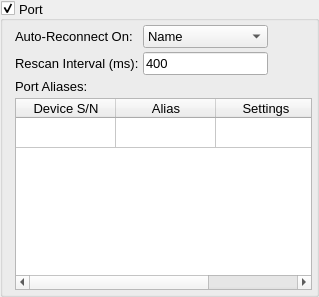
             <widget class="CollapsingGroupBox" name="groupBox_settings_port">
              <property name="sizePolicy">
               <sizepolicy hsizetype="Preferred" vsizetype="Maximum">
                <horstretch>0</horstretch>
                <verstretch>0</verstretch>
               </sizepolicy>
              </property>
              <property name="font">
               <font>
                <pointsize>10</pointsize>
               </font>
              </property>
              <property name="title">
               <string>Port</string>
              </property>
              <property name="alignment">
               <set>Qt::AlignLeading|Qt::AlignLeft|Qt::AlignVCenter</set>
              </property>
              <property name="checkable">
               <bool>true</bool>
              </property>
              <layout class="QGridLayout" name="gridLayout_17">
               <property name="leftMargin">
                <number>12</number>
               </property>
               <property name="topMargin">
                <number>4</number>
               </property>
               <property name="rightMargin">
                <number>4</number>
               </property>
               <property name="bottomMargin">
                <number>4</number>
               </property>
               <property name="spacing">
                <number>4</number>
               </property>
               <item row="0" column="0">
                <widget class="QLabel" name="label_30">
                 <property name="font">
                  <font>
                   <pointsize>10</pointsize>
                  </font>
                 </property>
                 <property name="text">
                  <string>Auto-Reconnect On:</string>
                 </property>
                </widget>
               </item>
               <item row="3" column="0" colspan="3">
                <widget class="QTableWidget" name="tableWidget_port_aliases">
                 <property name="rowCount">
                  <number>1</number>
                 </property>
                 <property name="columnCount">
                  <number>3</number>
                 </property>
                 <attribute name="horizontalHeaderStretchLastSection">
                  <bool>true</bool>
                 </attribute>
                 <attribute name="verticalHeaderVisible">
                  <bool>false</bool>
                 </attribute>
                 <row/>
                 <column>
                  <property name="text">
                   <string>Device S/N</string>
                  </property>
                 </column>
                 <column>
                  <property name="text">
                   <string>Alias</string>
                  </property>
                 </column>
                 <column>
                  <property name="text">
                   <string>Settings</string>
                  </property>
                 </column>
                </widget>
               </item>
               <item row="0" column="2">
                <spacer name="horizontalSpacer_4">
                 <property name="orientation">
                  <enum>Qt::Horizontal</enum>
                 </property>
                 <property name="sizeType">
                  <enum>QSizePolicy::Expanding</enum>
                 </property>
                 <property name="sizeHint" stdset="0">
                  <size>
                   <width>40</width>
                   <height>3</height>
                  </size>
                 </property>
                </spacer>
               </item>
               <item row="1" column="1">
                <widget class="QLineEdit" name="lineEdit_rescan_interval">
                 <property name="sizePolicy">
                  <sizepolicy hsizetype="Preferred" vsizetype="Fixed">
                   <horstretch>0</horstretch>
                   <verstretch>0</verstretch>
                  </sizepolicy>
                 </property>
                 <property name="toolTip">
                  <string>Ports will be re-scanned at this interval</string>
                 </property>
                 <property name="whatsThis">
                  <string/>
                 </property>
                 <property name="text">
                  <string>400</string>
                 </property>
                </widget>
               </item>
               <item row="0" column="1">
                <widget class="QComboBox" name="comboBox_auto_reconnect_on">
                 <property name="sizePolicy">
                  <sizepolicy hsizetype="Minimum" vsizetype="Fixed">
                   <horstretch>0</horstretch>
                   <verstretch>0</verstretch>
                  </sizepolicy>
                 </property>
                 <property name="font">
                  <font>
                   <pointsize>10</pointsize>
                  </font>
                 </property>
                 <property name="focusPolicy">
                  <enum>Qt::TabFocus</enum>
                 </property>
                 <property name="toolTip">
                  <string>Select which port property to use for auto-reconnection</string>
                 </property>
                 <item>
                  <property name="text">
                   <string>Name</string>
                  </property>
                 </item>
                 <item>
                  <property name="text">
                   <string>Mfgr</string>
                  </property>
                 </item>
                 <item>
                  <property name="text">
                   <string>Prod</string>
                  </property>
                 </item>
                 <item>
                  <property name="text">
                   <string>PID</string>
                  </property>
                 </item>
                 <item>
                  <property name="text">
                   <string>VID</string>
                  </property>
                 </item>
                 <item>
                  <property name="text">
                   <string>SN</string>
                  </property>
                 </item>
                </widget>
               </item>
               <item row="1" column="0">
                <widget class="QLabel" name="label_34">
                 <property name="text">
                  <string>Rescan Interval (ms):</string>
                 </property>
                </widget>
               </item>
               <item row="2" column="0">
                <widget class="QLabel" name="label_38">
                 <property name="text">
                  <string>Port Aliases:</string>
                 </property>
                </widget>
               </item>
              </layout>
             </widget>
